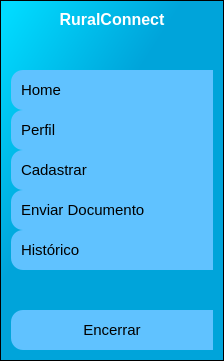
     <widget class="QFrame" name="menu">
      <property name="minimumSize">
       <size>
        <width>0</width>
        <height>0</height>
       </size>
      </property>
      <property name="maximumSize">
       <size>
        <width>0</width>
        <height>16777215</height>
       </size>
      </property>
      <property name="accessibleDescription">
       <string>Menu</string>
      </property>
      <property name="styleSheet">
       <string notr="true">QFrame {
background-color: qlineargradient(spread:pad, x1:0.465, y1:0.481682, x2:0, y2:0, stop:0.147727 rgba(0, 164, 218, 255), stop:0.931818 rgba(0, 219, 255, 255));
}</string>
      </property>
      <property name="frameShape">
       <enum>QFrame::StyledPanel</enum>
      </property>
      <property name="frameShadow">
       <enum>QFrame::Raised</enum>
      </property>
      <layout class="QVBoxLayout" name="verticalLayout_2" stretch="0,0">
       <property name="spacing">
        <number>0</number>
       </property>
       <property name="leftMargin">
        <number>0</number>
       </property>
       <property name="topMargin">
        <number>0</number>
       </property>
       <property name="rightMargin">
        <number>0</number>
       </property>
       <property name="bottomMargin">
        <number>0</number>
       </property>
       <item>
        <widget class="QFrame" name="frame_2">
         <property name="styleSheet">
          <string notr="true">QFrame {
	background-color: transparent;
	border: 0px;
}</string>
         </property>
         <property name="frameShape">
          <enum>QFrame::StyledPanel</enum>
         </property>
         <property name="frameShadow">
          <enum>QFrame::Raised</enum>
         </property>
         <layout class="QHBoxLayout" name="horizontalLayout_4">
          <item>
           <widget class="QLabel" name="label_3">
            <property name="font">
             <font>
              <family>Arial,sans-serif</family>
              <pointsize>15</pointsize>
              <weight>75</weight>
              <bold>true</bold>
             </font>
            </property>
            <property name="toolTip">
             <string>Nome da Empresa</string>
            </property>
            <property name="styleSheet">
             <string notr="true">QLabel {
	background-color: transparent;
	border: 0px;
	color: rgb(255, 255, 255);
	font-family: Arial, sans-serif;
	font-size: 15pt;
	font-weight:600;
}</string>
            </property>
            <property name="text">
             <string>&lt;html&gt;&lt;head/&gt;&lt;body&gt;&lt;p align=&quot;center&quot;&gt;&lt;span style=&quot; font-size:12pt; font-weight:600; color:#ffffff;&quot;&gt;RuralConnect&lt;/span&gt;&lt;/p&gt;&lt;/body&gt;&lt;/html&gt;</string>
            </property>
           </widget>
          </item>
         </layout>
        </widget>
       </item>
       <item>
        <widget class="QFrame" name="frame">
         <property name="styleSheet">
          <string notr="true">QFrame {
	background-color: transparent;
}</string>
         </property>
         <property name="frameShape">
          <enum>QFrame::StyledPanel</enum>
         </property>
         <property name="frameShadow">
          <enum>QFrame::Raised</enum>
         </property>
         <layout class="QVBoxLayout" name="verticalLayout_3">
          <property name="spacing">
           <number>0</number>
          </property>
          <property name="leftMargin">
           <number>0</number>
          </property>
          <property name="topMargin">
           <number>0</number>
          </property>
          <property name="rightMargin">
           <number>0</number>
          </property>
          <property name="bottomMargin">
           <number>0</number>
          </property>
          <item>
           <widget class="QToolBox" name="toolBox">
            <property name="minimumSize">
             <size>
              <width>220</width>
              <height>0</height>
             </size>
            </property>
            <property name="layoutDirection">
             <enum>Qt::LeftToRight</enum>
            </property>
            <property name="autoFillBackground">
             <bool>false</bool>
            </property>
            <property name="styleSheet">
             <string notr="true">QToolBox::tab {
	background-color: transparent;
 	border: none; 
}
QToolBox{
background-color: transparent;
}</string>
            </property>
            <property name="frameShape">
             <enum>QFrame::NoFrame</enum>
            </property>
            <property name="frameShadow">
             <enum>QFrame::Plain</enum>
            </property>
            <property name="lineWidth">
             <number>1</number>
            </property>
            <property name="midLineWidth">
             <number>0</number>
            </property>
            <property name="currentIndex">
             <number>0</number>
            </property>
            <property name="tabSpacing">
             <number>0</number>
            </property>
            <widget class="QWidget" name="page">
             <property name="geometry">
              <rect>
               <x>0</x>
               <y>0</y>
               <width>220</width>
               <height>636</height>
              </rect>
             </property>
             <property name="styleSheet">
              <string notr="true">QWidget {
	background-color:transparent;
}</string>
             </property>
             <attribute name="label">
              <string/>
             </attribute>
             <layout class="QVBoxLayout" name="verticalLayout_4">
              <property name="spacing">
               <number>0</number>
              </property>
              <item>
               <widget class="QPushButton" name="btn_home_menu">
                <property name="minimumSize">
                 <size>
                  <width>0</width>
                  <height>40</height>
                 </size>
                </property>
                <property name="sizeIncrement">
                 <size>
                  <width>0</width>
                  <height>0</height>
                 </size>
                </property>
                <property name="cursor">
                 <cursorShape>PointingHandCursor</cursorShape>
                </property>
                <property name="toolTip">
                 <string>Home</string>
                </property>
                <property name="accessibleDescription">
                 <string>Botão da Página Principal</string>
                </property>
                <property name="styleSheet">
                 <string notr="true">
QPushButton:hover{
	color: rgb(255, 255, 255);
	
	background-color: rgb(0, 170, 255);
}
QPushButton {
	
	background-color: rgb(96, 194, 255);
	font-family: Arial, sans-serif;
	font-size: 11pt;
	border-top-left-radius: 12px;
	border-bottom-left-radius: 12px;
	text-align: left;
	padding-left: 10px;
}
</string>
                </property>
                <property name="text">
                 <string>Home</string>
                </property>
                <property name="icon">
                 <iconset resource="icons.qrc">
                  <normaloff>:/icons/icons/homepage.png</normaloff>:/icons/icons/homepage.png</iconset>
                </property>
                <property name="iconSize">
                 <size>
                  <width>22</width>
                  <height>22</height>
                 </size>
                </property>
                <property name="autoDefault">
                 <bool>false</bool>
                </property>
                <property name="flat">
                 <bool>false</bool>
                </property>
               </widget>
              </item>
              <item>
               <widget class="QPushButton" name="btn_perfil_menu">
                <property name="minimumSize">
                 <size>
                  <width>0</width>
                  <height>40</height>
                 </size>
                </property>
                <property name="cursor">
                 <cursorShape>PointingHandCursor</cursorShape>
                </property>
                <property name="toolTip">
                 <string>Perfil</string>
                </property>
                <property name="accessibleDescription">
                 <string>Botão da Página de Perfil</string>
                </property>
                <property name="styleSheet">
                 <string notr="true">QPushButton:hover{
	color: rgb(255, 255, 255);
	
	background-color: rgb(0, 170, 255);
}
QPushButton {
	
	background-color: rgb(96, 194, 255);
	font-family: Arial, sans-serif;
	font-size: 11pt;
	border-top-left-radius: 12px;
	border-bottom-left-radius: 12px;
	text-align: left;
	padding-left: 10px;
}
</string>
                </property>
                <property name="text">
                 <string>Perfil</string>
                </property>
                <property name="icon">
                 <iconset resource="icons.qrc">
                  <normaloff>:/icons/icons/user.png</normaloff>:/icons/icons/user.png</iconset>
                </property>
                <property name="iconSize">
                 <size>
                  <width>20</width>
                  <height>20</height>
                 </size>
                </property>
               </widget>
              </item>
              <item>
               <widget class="QPushButton" name="btn_cadastrar_menu">
                <property name="minimumSize">
                 <size>
                  <width>0</width>
                  <height>40</height>
                 </size>
                </property>
                <property name="cursor">
                 <cursorShape>PointingHandCursor</cursorShape>
                </property>
                <property name="toolTip">
                 <string>Cadastrar</string>
                </property>
                <property name="accessibleDescription">
                 <string>Botão da Página de Cadastro</string>
                </property>
                <property name="styleSheet">
                 <string notr="true">QPushButton:hover{
	color: rgb(255, 255, 255);
	
	background-color: rgb(0, 170, 255);
}
QPushButton {
	
	background-color: rgb(96, 194, 255);
	font-family: Arial, sans-serif;
	font-size: 11pt;
	border-top-left-radius: 12px;
	border-bottom-left-radius: 12px;
	text-align: left;
	padding-left: 10px;
	
}</string>
                </property>
                <property name="text">
                 <string>Cadastrar</string>
                </property>
                <property name="icon">
                 <iconset resource="icons.qrc">
                  <normaloff>:/icons/icons/verify.png</normaloff>:/icons/icons/verify.png</iconset>
                </property>
                <property name="iconSize">
                 <size>
                  <width>20</width>
                  <height>20</height>
                 </size>
                </property>
               </widget>
              </item>
              <item>
               <widget class="QPushButton" name="btn_enviar_menu">
                <property name="minimumSize">
                 <size>
                  <width>0</width>
                  <height>40</height>
                 </size>
                </property>
                <property name="cursor">
                 <cursorShape>PointingHandCursor</cursorShape>
                </property>
                <property name="toolTip">
                 <string>Enviar Documentos</string>
                </property>
                <property name="accessibleDescription">
                 <string>Botão da Página de Envio de Documentos</string>
                </property>
                <property name="styleSheet">
                 <string notr="true">QPushButton:hover{
	color: rgb(255, 255, 255);
	
	background-color: rgb(0, 170, 255);
}
QPushButton {
	
	background-color: rgb(96, 194, 255);
	font-family: Arial, sans-serif;
	font-size: 11pt;
	border-top-left-radius: 12px;
	border-bottom-left-radius: 12px;
	text-align: left;
	padding-left: 10px;
}
</string>
                </property>
                <property name="text">
                 <string>Enviar Documento</string>
                </property>
                <property name="icon">
                 <iconset resource="icons.qrc">
                  <normaloff>:/icons/icons/upload.png</normaloff>:/icons/icons/upload.png</iconset>
                </property>
                <property name="iconSize">
                 <size>
                  <width>20</width>
                  <height>20</height>
                 </size>
                </property>
               </widget>
              </item>
              <item>
               <widget class="QPushButton" name="btn_historico_menu">
                <property name="minimumSize">
                 <size>
                  <width>0</width>
                  <height>40</height>
                 </size>
                </property>
                <property name="cursor">
                 <cursorShape>PointingHandCursor</cursorShape>
                </property>
                <property name="toolTip">
                 <string>Histórico</string>
                </property>
                <property name="accessibleDescription">
                 <string>Botão da Página de Histórico</string>
                </property>
                <property name="styleSheet">
                 <string notr="true">QPushButton:hover{
	color: rgb(255, 255, 255);
	
	background-color: rgb(0, 170, 255);
}
QPushButton {
	
	background-color: rgb(96, 194, 255);
	font-family: Arial, sans-serif;
	font-size: 11pt;
	border-top-left-radius: 12px;
	border-bottom-left-radius: 12px;
	text-align: left;
	padding-left: 10px;
}
</string>
                </property>
                <property name="text">
                 <string>Histórico</string>
                </property>
                <property name="icon">
                 <iconset resource="icons.qrc">
                  <normaloff>:/icons/icons/historical.png</normaloff>:/icons/icons/historical.png</iconset>
                </property>
                <property name="iconSize">
                 <size>
                  <width>20</width>
                  <height>20</height>
                 </size>
                </property>
               </widget>
              </item>
              <item>
               <spacer name="verticalSpacer">
                <property name="orientation">
                 <enum>Qt::Vertical</enum>
                </property>
                <property name="sizeHint" stdset="0">
                 <size>
                  <width>20</width>
                  <height>40</height>
                 </size>
                </property>
               </spacer>
              </item>
              <item>
               <widget class="QPushButton" name="btn_encerrar_menu">
                <property name="minimumSize">
                 <size>
                  <width>0</width>
                  <height>40</height>
                 </size>
                </property>
                <property name="cursor">
                 <cursorShape>PointingHandCursor</cursorShape>
                </property>
                <property name="toolTip">
                 <string>Encerrar Sessão</string>
                </property>
                <property name="accessibleDescription">
                 <string>Botão de Logout</string>
                </property>
                <property name="styleSheet">
                 <string notr="true">
QPushButton:hover{
	color: rgb(255, 255, 255);
	
	background-color: rgb(255, 75, 75);
	
}
QPushButton {
	
	background-color: rgb(96, 194, 255);
	font-family: Arial, sans-serif;
	font-size: 11pt;
	border-top-left-radius: 12px;
	border-bottom-left-radius: 12px;
}
</string>
                </property>
                <property name="text">
                 <string>Encerrar</string>
                </property>
                <property name="icon">
                 <iconset resource="icons.qrc">
                  <normaloff>:/icons/icons/out.png</normaloff>:/icons/icons/out.png</iconset>
                </property>
                <property name="iconSize">
                 <size>
                  <width>20</width>
                  <height>20</height>
                 </size>
                </property>
               </widget>
              </item>
             </layout>
            </widget>
           </widget>
          </item>
         </layout>
        </widget>
       </item>
      </layout>
     </widget>
